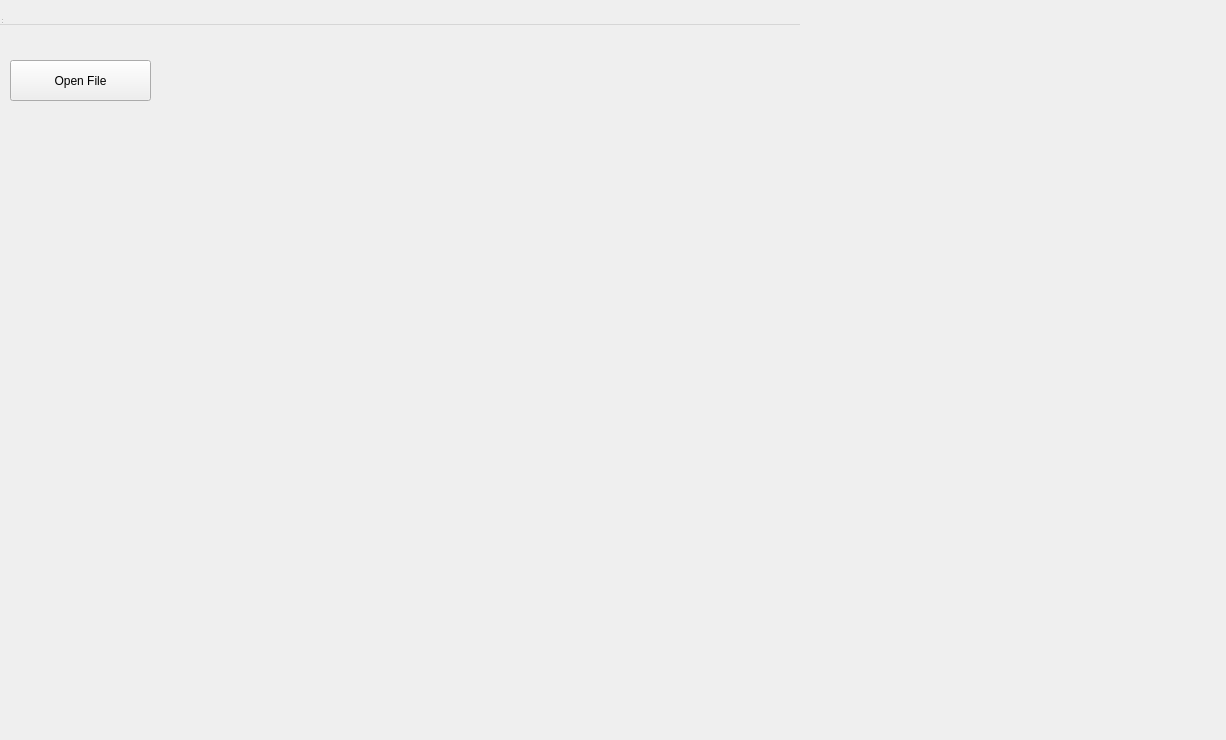
<?xml version="1.0" encoding="UTF-8"?>
<ui version="4.0">
 <class>TInterface</class>
 <widget class="QWidget" name="TInterface">
  <property name="geometry">
   <rect>
    <x>0</x>
    <y>0</y>
    <width>1226</width>
    <height>740</height>
   </rect>
  </property>
  <property name="windowTitle">
   <string>TInterface</string>
  </property>
  <widget class="QWidget" name="centralwidget" native="true">
   <property name="geometry">
    <rect>
     <x>0</x>
     <y>40</y>
     <width>461</width>
     <height>291</height>
    </rect>
   </property>
   <widget class="QPushButton" name="openButton">
    <property name="geometry">
     <rect>
      <x>10</x>
      <y>20</y>
      <width>141</width>
      <height>41</height>
     </rect>
    </property>
    <property name="text">
     <string>Open File</string>
    </property>
   </widget>
   <widget class="QLabel" name="fileContent">
    <property name="geometry">
     <rect>
      <x>30</x>
      <y>110</y>
      <width>201</width>
      <height>141</height>
     </rect>
    </property>
    <property name="text">
     <string/>
    </property>
   </widget>
  </widget>
  <widget class="QMenuBar" name="menubar">
   <property name="geometry">
    <rect>
     <x>0</x>
     <y>0</y>
     <width>800</width>
     <height>25</height>
    </rect>
   </property>
  </widget>
  <widget class="QStatusBar" name="statusbar">
   <property name="geometry">
    <rect>
     <x>0</x>
     <y>0</y>
     <width>3</width>
     <height>25</height>
    </rect>
   </property>
  </widget>
  <widget class="QWidget" name="verticalLayoutWidget">
   <property name="geometry">
    <rect>
     <x>230</x>
     <y>40</y>
     <width>931</width>
     <height>601</height>
    </rect>
   </property>
   <layout class="QVBoxLayout" name="graphLayout"/>
  </widget>
 </widget>
 <resources/>
 <connections/>
</ui>
